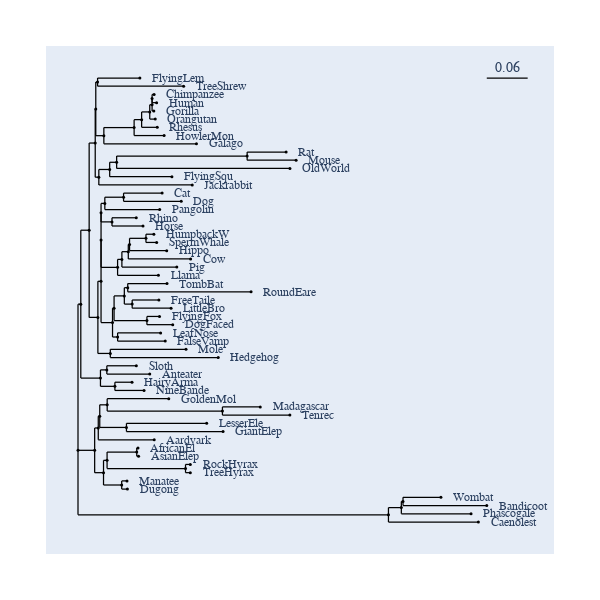

Notebook cell for this chart:
### Markdown cell above
## Changing scale bar placement

### Code cell
fig.scale_bar = "top right"
fig.show()

### Figure 1 — Plotly figure (JSON) as saved in the notebook; plotly's stock layout.template omitted (floating-point values rounded to 4 significant figures; data arrays with more than 128 entries replaced by an {"elided": "..."} marker saying what was removed)
{"data": [{"line": {"color": "black", "shape": "spline", "smoothing": 1.3, "width": 1.25}, "mode": "lines", "showlegend": false, "type": "scatter", "x": {"elided": "644 float values"}, "y": {"elided": "644 float values"}}, {"hoverinfo": "text", "marker": {"color": "black", "size": 3, "symbol": "circle"}, "mode": "markers", "showlegend": false, "text": ["root", "edge.37", "edge.33", "edge.32", "edge.27", "edge.20", "FlyingLem", "TreeShrew", "edge.26", "edge.25", "edge.24", "edge.23", "edge.22", "edge.21", "Chimpanzee", "Human", "Gorilla", "Orangutan", "Rhesus", "HowlerMon", "Galago", "edge.31", "edge.30", "edge.29", "edge.28", "Rat", "Mouse", "OldWorld", "FlyingSqu", "Jackrabbit", "edge.19", "edge.17", "edge.16", "edge.10", "edge.9", "edge.8", "Cat", "Dog", "Pangolin", "edge.7", "Rhino", "Horse", "edge.15", "edge.14", "edge.13", "edge.12", "edge.11", "HumpbackW", "SpermWhale", "Hippo", "Cow", "Pig", "Llama", "edge.6", "edge.4", "edge.3", "edge.2", "TombBat", "RoundEare", "edge.1", "FreeTaile", "LittleBro", "edge.0", "FlyingFox", "DogFaced", "edge.5", "LeafNose", "FalseVamp", "edge.18", "Mole", "Hedgehog", "edge.36", "edge.35", "Sloth", "Anteater", "edge.34", "HairyArma", "NineBande", "edge.48", "edge.47", "edge.46", "edge.44", "GoldenMol", "edge.43", "Madagascar", "Tenrec", "edge.45", "LesserEle", "GiantElep", "Aardvark", "edge.42", "edge.41", "edge.39", "AfricanEl", "AsianElep", "edge.40", "RockHyrax", "TreeHyrax", "edge.38", "Manatee", "Dugong", "edge.51", "edge.50", "edge.49", "Wombat", "Bandicoot", "Phascogale", "Caenolest"], "type": "scatter", "x": [0, 0.003949, 0.01572, 0.02427, 0.02505, 0.02759, 0.08718, 0.1488, 0.03642, 0.07907, 0.08965, 0.1011, 0.1044, 0.1044, 0.1072, 0.1108, 0.1069, 0.1089, 0.1117, 0.1213, 0.1669, 0.02935, 0.04464, 0.05444, 0.2383, 0.2932, 0.3073, 0.2986, 0.1323, 0.1609, 0.02802, 0.03248, 0.03248, 0.03248, 0.03781, 0.06421, 0.1185, 0.1455, 0.1151, 0.04791, 0.08212, 0.09161, 0.05578, 0.06185, 0.07087, 0.07263, 0.09575, 0.1069, 0.1108, 0.125, 0.1586, 0.1392, 0.1133, 0.04866, 0.05083, 0.06527, 0.07008, 0.1254, 0.2438, 0.07635, 0.114, 0.1311, 0.09711, 0.1149, 0.1335, 0.05581, 0.1164, 0.1229, 0.04552, 0.1522, 0.1976, 0.03165, 0.04063, 0.08217, 0.1011, 0.05199, 0.07611, 0.09306, 0.02348, 0.02856, 0.03065, 0.04112, 0.1279, 0.2035, 0.2568, 0.2985, 0.06826, 0.1813, 0.2044, 0.1074, 0.03596, 0.04098, 0.08276, 0.0845, 0.08535, 0.1515, 0.1583, 0.1583, 0.06157, 0.06902, 0.0696, 0.4374, 0.4556, 0.4579, 0.5113, 0.576, 0.5538, 0.5641], "y": [-23.77, -0.6576, 11.03, 24.82, 30.21, 34.45, 35.1, 33.8, 25.98, 27.26, 28.52, 29.74, 30.88, 31.85, 32.5, 31.2, 29.9, 28.6, 27.3, 26.0, 24.7, 19.42, 20.64, 21.77, 22.75, 23.4, 22.1, 20.8, 19.5, 18.2, -2.747, 2.955, 9.486, 13.81, 15.28, 16.25, 16.9, 15.6, 14.3, 12.35, 13.0, 11.7, 5.159, 6.419, 7.638, 8.775, 9.75, 10.4, 9.1, 7.8, 6.5, 5.2, 3.9, -3.575, -1.3, 0.65, 1.95, 2.6, 1.3, -0.65, 0.0, -1.3, -3.25, -2.6, -3.9, -5.85, -5.2, -6.5, -8.45, -7.8, -9.1, -12.35, -11.05, -10.4, -11.7, -13.65, -13.0, -14.3, -23.77, -20.23, -18.36, -16.58, -15.6, -17.55, -16.9, -18.2, -20.15, -19.5, -20.8, -22.1, -27.3, -25.35, -24.05, -23.4, -24.7, -26.65, -26.0, -27.3, -29.25, -28.6, -29.9, -33.96, -32.83, -31.85, -31.2, -32.5, -33.8, -35.1]}], "layout": {"annotations": [{"font": {"family": "Inconsolata, monospace", "size": 12}, "showarrow": false, "text": "FlyingLem", "textangle": 0, "x": 0.1016, "xanchor": "left", "xref": "x", "y": 35.1, "yref": "y"}, {"font": {"family": "Inconsolata, monospace", "size": 12}, "showarrow": false, "text": "TreeShrew", "textangle": 0, "x": 0.1632, "xanchor": "left", "xref": "x", "y": 33.8, "yref": "y"}, {"font": {"family": "Inconsolata, monospace", "size": 12}, "showarrow": false, "text": "Chimpanzee", "textangle": 0, "x": 0.1216, "xanchor": "left", "xref": "x", "y": 32.5, "yref": "y"}, {"font": {"family": "Inconsolata, monospace", "size": 12}, "showarrow": false, "text": "Human", "textangle": 0, "x": 0.1252, "xanchor": "left", "xref": "x", "y": 31.2, "yref": "y"}, {"font": {"family": "Inconsolata, monospace", "size": 12}, "showarrow": false, "text": "Gorilla", "textangle": 0, "x": 0.1213, "xanchor": "left", "xref": "x", "y": 29.9, "yref": "y"}, {"font": {"family": "Inconsolata, monospace", "size": 12}, "showarrow": false, "text": "Orangutan", "textangle": 0, "x": 0.1232, "xanchor": "left", "xref": "x", "y": 28.6, "yref": "y"}, {"font": {"family": "Inconsolata, monospace", "size": 12}, "showarrow": false, "text": "Rhesus", "textangle": 0, "x": 0.1261, "xanchor": "left", "xref": "x", "y": 27.3, "yref": "y"}, {"font": {"family": "Inconsolata, monospace", "size": 12}, "showarrow": false, "text": "HowlerMon", "textangle": 0, "x": 0.1357, "xanchor": "left", "xref": "x", "y": 26.0, "yref": "y"}, {"font": {"family": "Inconsolata, monospace", "size": 12}, "showarrow": false, "text": "Galago", "textangle": 0, "x": 0.1813, "xanchor": "left", "xref": "x", "y": 24.7, "yref": "y"}, {"font": {"family": "Inconsolata, monospace", "size": 12}, "showarrow": false, "text": "Rat", "textangle": 0, "x": 0.3076, "xanchor": "left", "xref": "x", "y": 23.4, "yref": "y"}, {"font": {"family": "Inconsolata, monospace", "size": 12}, "showarrow": false, "text": "Mouse", "textangle": 0, "x": 0.3217, "xanchor": "left", "xref": "x", "y": 22.1, "yref": "y"}, {"font": {"family": "Inconsolata, monospace", "size": 12}, "showarrow": false, "text": "OldWorld", "textangle": 0, "x": 0.313, "xanchor": "left", "xref": "x", "y": 20.8, "yref": "y"}, {"font": {"family": "Inconsolata, monospace", "size": 12}, "showarrow": false, "text": "FlyingSqu", "textangle": 0, "x": 0.1467, "xanchor": "left", "xref": "x", "y": 19.5, "yref": "y"}, {"font": {"family": "Inconsolata, monospace", "size": 12}, "showarrow": false, "text": "Jackrabbit", "textangle": 0, "x": 0.1753, "xanchor": "left", "xref": "x", "y": 18.2, "yref": "y"}, {"font": {"family": "Inconsolata, monospace", "size": 12}, "showarrow": false, "text": "Cat", "textangle": 0, "x": 0.1329, "xanchor": "left", "xref": "x", "y": 16.9, "yref": "y"}, {"font": {"family": "Inconsolata, monospace", "size": 12}, "showarrow": false, "text": "Dog", "textangle": 0, "x": 0.1599, "xanchor": "left", "xref": "x", "y": 15.6, "yref": "y"}, {"font": {"family": "Inconsolata, monospace", "size": 12}, "showarrow": false, "text": "Pangolin", "textangle": 0, "x": 0.1295, "xanchor": "left", "xref": "x", "y": 14.3, "yref": "y"}, {"font": {"family": "Inconsolata, monospace", "size": 12}, "showarrow": false, "text": "Rhino", "textangle": 0, "x": 0.09651, "xanchor": "left", "xref": "x", "y": 13.0, "yref": "y"}, {"font": {"family": "Inconsolata, monospace", "size": 12}, "showarrow": false, "text": "Horse", "textangle": 0, "x": 0.106, "xanchor": "left", "xref": "x", "y": 11.7, "yref": "y"}, {"font": {"family": "Inconsolata, monospace", "size": 12}, "showarrow": false, "text": "HumpbackW", "textangle": 0, "x": 0.1213, "xanchor": "left", "xref": "x", "y": 10.4, "yref": "y"}, {"font": {"family": "Inconsolata, monospace", "size": 12}, "showarrow": false, "text": "SpermWhale", "textangle": 0, "x": 0.1252, "xanchor": "left", "xref": "x", "y": 9.1, "yref": "y"}, {"font": {"family": "Inconsolata, monospace", "size": 12}, "showarrow": false, "text": "Hippo", "textangle": 0, "x": 0.1394, "xanchor": "left", "xref": "x", "y": 7.8, "yref": "y"}, {"font": {"family": "Inconsolata, monospace", "size": 12}, "showarrow": false, "text": "Cow", "textangle": 0, "x": 0.173, "xanchor": "left", "xref": "x", "y": 6.5, "yref": "y"}, {"font": {"family": "Inconsolata, monospace", "size": 12}, "showarrow": false, "text": "Pig", "textangle": 0, "x": 0.1536, "xanchor": "left", "xref": "x", "y": 5.2, "yref": "y"}, {"font": {"family": "Inconsolata, monospace", "size": 12}, "showarrow": false, "text": "Llama", "textangle": 0, "x": 0.1277, "xanchor": "left", "xref": "x", "y": 3.9, "yref": "y"}, {"font": {"family": "Inconsolata, monospace", "size": 12}, "showarrow": false, "text": "TombBat", "textangle": 0, "x": 0.1398, "xanchor": "left", "xref": "x", "y": 2.6, "yref": "y"}, {"font": {"family": "Inconsolata, monospace", "size": 12}, "showarrow": false, "text": "RoundEare", "textangle": 0, "x": 0.2582, "xanchor": "left", "xref": "x", "y": 1.3, "yref": "y"}, {"font": {"family": "Inconsolata, monospace", "size": 12}, "showarrow": false, "text": "FreeTaile", "textangle": 0, "x": 0.1284, "xanchor": "left", "xref": "x", "y": 0.0, "yref": "y"}, {"font": {"family": "Inconsolata, monospace", "size": 12}, "showarrow": false, "text": "LittleBro", "textangle": 0, "x": 0.1455, "xanchor": "left", "xref": "x", "y": -1.3, "yref": "y"}, {"font": {"family": "Inconsolata, monospace", "size": 12}, "showarrow": false, "text": "FlyingFox", "textangle": 0, "x": 0.1293, "xanchor": "left", "xref": "x", "y": -2.6, "yref": "y"}, {"font": {"family": "Inconsolata, monospace", "size": 12}, "showarrow": false, "text": "DogFaced", "textangle": 0, "x": 0.1479, "xanchor": "left", "xref": "x", "y": -3.9, "yref": "y"}, {"font": {"family": "Inconsolata, monospace", "size": 12}, "showarrow": false, "text": "LeafNose", "textangle": 0, "x": 0.1308, "xanchor": "left", "xref": "x", "y": -5.2, "yref": "y"}, {"font": {"family": "Inconsolata, monospace", "size": 12}, "showarrow": false, "text": "FalseVamp", "textangle": 0, "x": 0.1373, "xanchor": "left", "xref": "x", "y": -6.5, "yref": "y"}, {"font": {"family": "Inconsolata, monospace", "size": 12}, "showarrow": false, "text": "Mole", "textangle": 0, "x": 0.1666, "xanchor": "left", "xref": "x", "y": -7.8, "yref": "y"}, {"font": {"family": "Inconsolata, monospace", "size": 12}, "showarrow": false, "text": "Hedgehog", "textangle": 0, "x": 0.212, "xanchor": "left", "xref": "x", "y": -9.1, "yref": "y"}, {"font": {"family": "Inconsolata, monospace", "size": 12}, "showarrow": false, "text": "Sloth", "textangle": 0, "x": 0.09657, "xanchor": "left", "xref": "x", "y": -10.4, "yref": "y"}, {"font": {"family": "Inconsolata, monospace", "size": 12}, "showarrow": false, "text": "Anteater", "textangle": 0, "x": 0.1155, "xanchor": "left", "xref": "x", "y": -11.7, "yref": "y"}, {"font": {"family": "Inconsolata, monospace", "size": 12}, "showarrow": false, "text": "HairyArma", "textangle": 0, "x": 0.09051, "xanchor": "left", "xref": "x", "y": -13.0, "yref": "y"}, {"font": {"family": "Inconsolata, monospace", "size": 12}, "showarrow": false, "text": "NineBande", "textangle": 0, "x": 0.1075, "xanchor": "left", "xref": "x", "y": -14.3, "yref": "y"}, {"font": {"family": "Inconsolata, monospace", "size": 12}, "showarrow": false, "text": "GoldenMol", "textangle": 0, "x": 0.1423, "xanchor": "left", "xref": "x", "y": -15.6, "yref": "y"}, {"font": {"family": "Inconsolata, monospace", "size": 12}, "showarrow": false, "text": "Madagascar", "textangle": 0, "x": 0.2712, "xanchor": "left", "xref": "x", "y": -16.9, "yref": "y"}, {"font": {"family": "Inconsolata, monospace", "size": 12}, "showarrow": false, "text": "Tenrec", "textangle": 0, "x": 0.3129, "xanchor": "left", "xref": "x", "y": -18.2, "yref": "y"}, {"font": {"family": "Inconsolata, monospace", "size": 12}, "showarrow": false, "text": "LesserEle", "textangle": 0, "x": 0.1957, "xanchor": "left", "xref": "x", "y": -19.5, "yref": "y"}, {"font": {"family": "Inconsolata, monospace", "size": 12}, "showarrow": false, "text": "GiantElep", "textangle": 0, "x": 0.2188, "xanchor": "left", "xref": "x", "y": -20.8, "yref": "y"}, {"font": {"family": "Inconsolata, monospace", "size": 12}, "showarrow": false, "text": "Aardvark", "textangle": 0, "x": 0.1218, "xanchor": "left", "xref": "x", "y": -22.1, "yref": "y"}, {"font": {"family": "Inconsolata, monospace", "size": 12}, "showarrow": false, "text": "AfricanEl", "textangle": 0, "x": 0.09889, "xanchor": "left", "xref": "x", "y": -23.4, "yref": "y"}, {"font": {"family": "Inconsolata, monospace", "size": 12}, "showarrow": false, "text": "AsianElep", "textangle": 0, "x": 0.09974, "xanchor": "left", "xref": "x", "y": -24.7, "yref": "y"}, {"font": {"family": "Inconsolata, monospace", "size": 12}, "showarrow": false, "text": "RockHyrax", "textangle": 0, "x": 0.1727, "xanchor": "left", "xref": "x", "y": -26.0, "yref": "y"}, {"font": {"family": "Inconsolata, monospace", "size": 12}, "showarrow": false, "text": "TreeHyrax", "textangle": 0, "x": 0.1727, "xanchor": "left", "xref": "x", "y": -27.3, "yref": "y"}, {"font": {"family": "Inconsolata, monospace", "size": 12}, "showarrow": false, "text": "Manatee", "textangle": 0, "x": 0.08342, "xanchor": "left", "xref": "x", "y": -28.6, "yref": "y"}, {"font": {"family": "Inconsolata, monospace", "size": 12}, "showarrow": false, "text": "Dugong", "textangle": 0, "x": 0.084, "xanchor": "left", "xref": "x", "y": -29.9, "yref": "y"}, {"font": {"family": "Inconsolata, monospace", "size": 12}, "showarrow": false, "text": "Wombat", "textangle": 0, "x": 0.5257, "xanchor": "left", "xref": "x", "y": -31.2, "yref": "y"}, {"font": {"family": "Inconsolata, monospace", "size": 12}, "showarrow": false, "text": "Bandicoot", "textangle": 0, "x": 0.5903, "xanchor": "left", "xref": "x", "y": -32.5, "yref": "y"}, {"font": {"family": "Inconsolata, monospace", "size": 12}, "showarrow": false, "text": "Phascogale", "textangle": 0, "x": 0.5682, "xanchor": "left", "xref": "x", "y": -33.8, "yref": "y"}, {"font": {"family": "Inconsolata, monospace", "size": 12}, "showarrow": false, "text": "Caenolest", "textangle": 0, "x": 0.5785, "xanchor": "left", "xref": "x", "y": -35.1, "yref": "y"}, {"ax": 0, "ay": 0, "showarrow": false, "text": "0.06", "x": 0.6047, "xref": "x", "y": 35.1, "yref": "y", "yshift": 10}], "autosize": true, "font": {"family": "Balto", "size": 14}, "height": 600, "hovermode": "closest", "margin": {"b": 50, "l": 50, "pad": 4, "r": 50, "t": 50}, "shapes": [{"line": {"color": "black", "width": 1.25}, "type": "line", "x0": 0.576, "x1": 0.6335, "y0": 35.1, "y1": 35.1}], "showlegend": false, "width": 600, "xaxis": {"visible": false}, "yaxis": {"visible": false}}}
